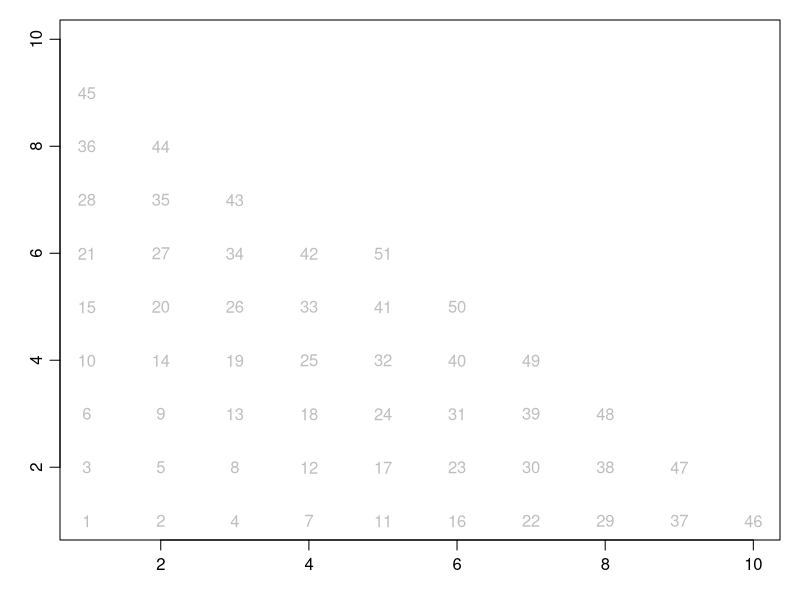

Source code (R):
## ---- chunk 1
m <- 51                                # number of particles
n <- 10                                # grid width
debug <- FALSE                         # put TRUE for debugging
info <- function(...) if (debug) cat(...)
pch <- 20
cex <- 4 / log2(n)
type <- 't'
set.seed(1)
rollDownhill <- function(X, Z)
{
    info("rollDownhill(", X, ",", Z, ")\n", sep="")
    if (Z == 1)
        return(list(x=X, z=Z))
    ## Particles roll down-slope until they hit the bottom...
    ## ... or a ledge comprising two particles.
    XX <- X
    ZZ <- Z
    while (0 == S[XX+1, ZZ-1]) { # move down and to right
        info("  XX:", XX, " ZZ:", ZZ, "\n")
        XX <- XX + 1
        ZZ <- which(0 == S[XX,])[1]
        if (ZZ == 1)
            break
        if (XX == n)
            break
    }
    return(list(x=XX, z=ZZ))
}

S <- matrix(0, nrow=n, ncol=n)         # "S" means "space"
par(mar=c(3, 3, 1, 1), mgp=c(2, 0.7, 0))
plot(1:n, 1:n, type='n', xlab="", ylab="")
xDrop <- 1 # location of drop; everything goes here or to right
for (i in 1:m) {                       # "p" means partcle
    while (0 == length(zDrop <- which(0 == S[xDrop,])[1])) {
        info("in while line 72\n")
        xDrop <- xDrop + 1
        if (xDrop == n) {
            message("RHS")
            break
        }
    }
    info("particle:", i, " ")
    p <- rollDownhill(xDrop, zDrop)
    S[p$x, p$z] <- 1
    if (type == 'p') {
        points(p$x, p$z, col='gray', pch=pch, cex=cex) 
    } else {
        text(p$x, p$z, i, col='gray') 
    }
}
